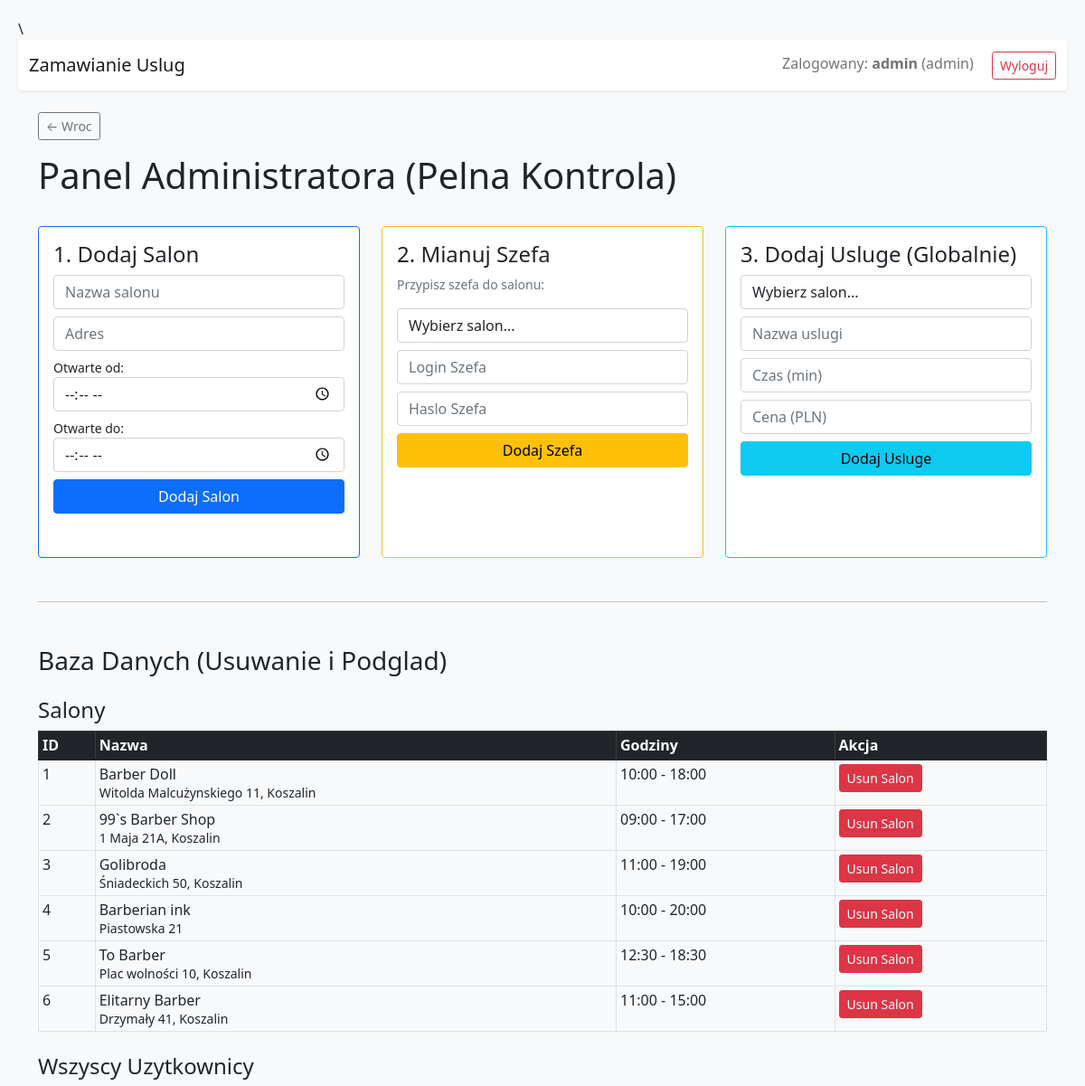
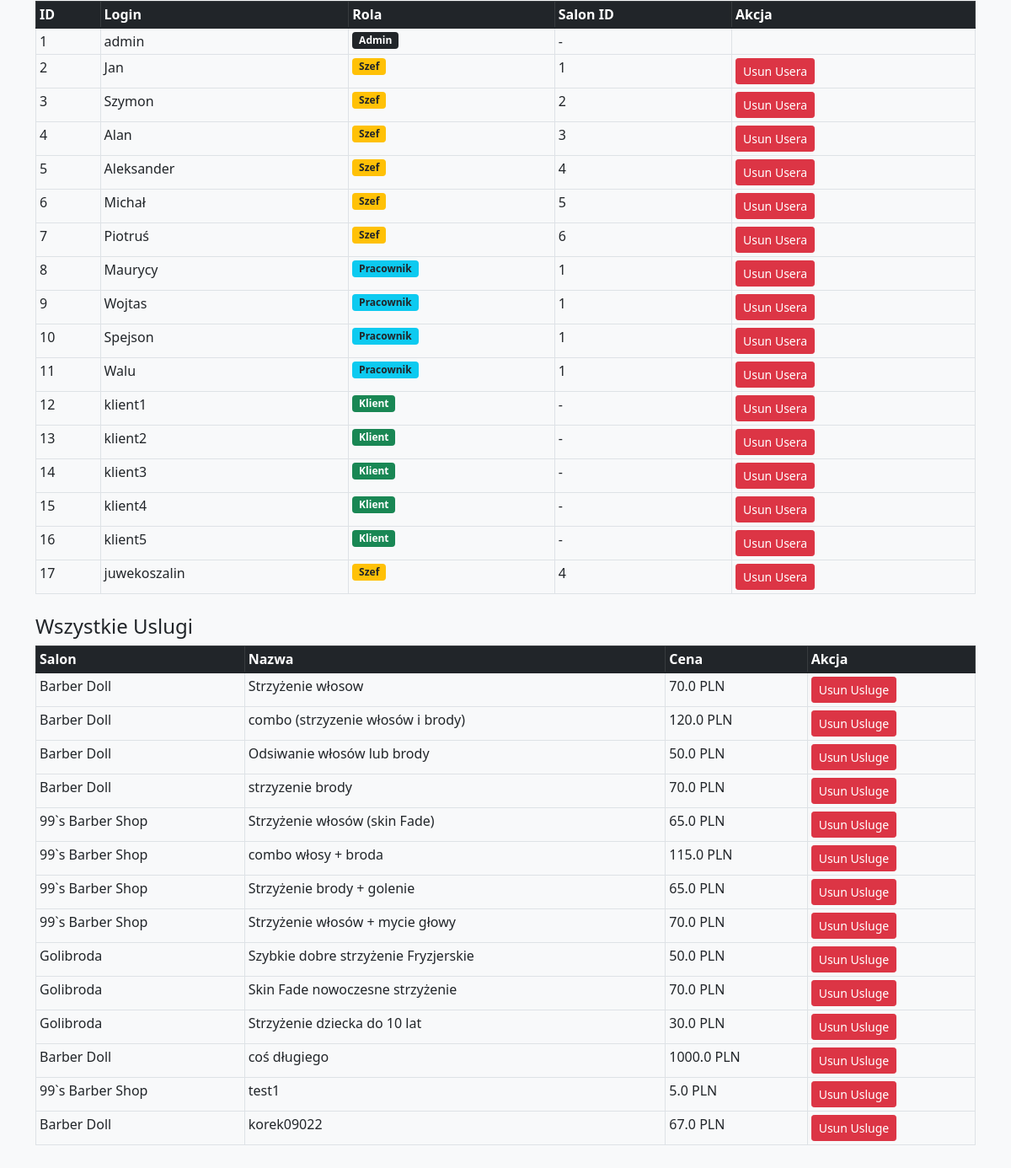
The page /admin (signed in) on the database its author committed (2 pictures, top to bottom).
### app.py (models this page shows)
class User(UserMixin, db.Model):
    id = db.Column(db.Integer, primary_key=True)
    username = db.Column(db.String(100), unique=True, nullable=False)
    password = db.Column(db.String(100), nullable=False)
    role = db.Column(db.String(50), nullable=False)
    salon_id = db.Column(db.Integer, db.ForeignKey('salon.id'), nullable=True)
    work_days = db.Column(db.String(20), default="0,1,2,3,4")
    breaks_json = db.Column(db.String(1000), default="{}")
    reviews_received = db.relationship('Review', foreign_keys='Review.employee_id', backref='employee_reviewed', lazy=True)

class Salon(db.Model):
    id = db.Column(db.Integer, primary_key=True)
    name = db.Column(db.String(100), nullable=False)
    address = db.Column(db.String(200), nullable=False)
    open_from = db.Column(db.String(5), nullable=False, default="09:00")
    open_to = db.Column(db.String(5), nullable=False, default="17:00")
    margin_type = db.Column(db.String(10), default='percent')
    margin_value = db.Column(db.Float, default=0.0)
    services = db.relationship('Service', backref='salon', cascade="all, delete-orphan", lazy=True)
    users = db.relationship('User', backref='salon', lazy=True)
    appointments = db.relationship('Appointment', backref='salon_ref', cascade="all, delete-orphan", lazy=True)

class Service(db.Model):
    id = db.Column(db.Integer, primary_key=True)
    name = db.Column(db.String(100), nullable=False)
    duration = db.Column(db.Integer, nullable=False)
    price = db.Column(db.Float, nullable=False)
    salon_id = db.Column(db.Integer, db.ForeignKey('salon.id'), nullable=False)

### app.py (the view, shortened to what this page needs)
@app.route('/admin', methods=['GET', 'POST'])
@login_required
def admin_panel():
    if current_user.role != 'admin': return redirect(url_for('index'))
    return render_template('admin.html', salons=Salon.query.all(), users=User.query.all(), services=Service.query.all())

### app.py (called while the page is built)
@login_manager.user_loader
def load_user(user_id):
    return db.session.get(User, int(user_id))

### templates/admin.html (shortened to what this page needs)
{% extends 'base.html' %}
{% block content %}
<div class="d-flex justify-content-between align-items-center mb-4">
    <h1>Panel Administratora (Pelna Kontrola)</h1>
</div>
<div class="row">
    <div class="col-md-4">
        <div class="card p-3 mb-3 border-primary h-100">
            <h4>1. Dodaj Salon</h4>
            <form method="POST">
                <input type="text" name="name" placeholder="Nazwa salonu" class="form-control mb-2" required>
                <input type="text" name="address" placeholder="Adres" class="form-control mb-2" required>
                <label class="small">Otwarte od:</label>
                <input type="time" name="open_from" class="form-control mb-2" required>
                <label class="small">Otwarte do:</label>
                <input type="time" name="open_to" class="form-control mb-2" required>
                <button class="btn btn-primary w-100">Dodaj Salon</button>
            </form>
        </div>
    </div>
    <div class="col-md-4">
        <div class="card p-3 mb-3 border-warning h-100">
            <h4>2. Mianuj Szefa</h4>
            <p class="small text-muted">Przypisz szefa do salonu:</p>
            <form method="POST">
                <select name="salon_id" class="form-control mb-2" required>
                    <option value="" disabled selected>Wybierz salon...</option>
                </select>
                <input type="text" name="username" placeholder="Login Szefa" class="form-control mb-2" required>
                <input type="password" name="password" placeholder="Haslo Szefa" class="form-control mb-2" required>
                <button class="btn btn-warning w-100">Dodaj Szefa</button>
            </form>
        </div>
    </div>
    <div class="col-md-4">
        <div class="card p-3 mb-3 border-info h-100">
            <h4>3. Dodaj Usluge (Globalnie)</h4>
            <form method="POST">
                <select name="salon_id" class="form-control mb-2" required>
                    <option value="" disabled selected>Wybierz salon...</option>
                </select>
                <input type="text" name="name" placeholder="Nazwa uslugi" class="form-control mb-2" required>
                <input type="number" name="duration" placeholder="Czas (min)" class="form-control mb-2" required>
                <input type="number" name="price" placeholder="Cena (PLN)" class="form-control mb-2" required>
                <button class="btn btn-info w-100">Dodaj Usluge</button>
            </form>
        </div>
    </div>
</div>
<hr class="my-5">
<h3>Baza Danych (Usuwanie i Podglad)</h3>
<h4 class="mt-4">Salony</h4>
<table class="table table-bordered table-sm">
    <thead class="table-dark"><tr><th>ID</th><th>Nazwa</th><th>Godziny</th><th>Akcja</th></tr></thead>
    <tbody>
        {% for salon in salons %}
        <tr>
            <td>{{ salon.id }}</td>
            <td>{{ salon.name }}<br><small>{{ salon.address }}</small></td>
            <td>{{ salon.open_from }} - {{ salon.open_to }}</td>
            <td>
                <a href="/delete/salon/{{ salon.id }}" class="btn btn-danger btn-sm" onclick="return confirm('Czy na pewno usunac salon? Znikna tez jego pracownicy i uslugi!')">Usun Salon</a>
            </td>
        </tr>
        {% endfor %}
    </tbody>
</table>
<h4 class="mt-4">Wszyscy Uzytkownicy</h4>
<table class="table table-bordered table-sm">
    <thead class="table-dark"><tr><th>ID</th><th>Login</th><th>Rola</th><th>Salon ID</th><th>Akcja</th></tr></thead>
    <tbody>
        {% for user in users %}
        <tr>
            <td>{{ user.id }}</td>
            <td>{{ user.username }}</td>
            <td>
                {% if user.role == 'admin' %}<span class="badge bg-dark">Admin</span>
                {% elif user.role == 'szef' %}<span class="badge bg-warning text-dark">Szef</span>
                {% elif user.role == 'pracownik' %}<span class="badge bg-info text-dark">Pracownik</span>
                {% else %}<span class="badge bg-success">Klient</span>
                {% endif %}
            </td>
            <td>{{ user.salon_id if user.salon_id else '-' }}</td>
            <td>
                {% if user.role != 'admin' %}
                <a href="/delete/user/{{ user.id }}" class="btn btn-danger btn-sm" onclick="return confirm('Usunac uzytkownika?')">Usun Usera</a>
                {% endif %}
            </td>
        </tr>
        {% endfor %}
    </tbody>
</table>
<h4 class="mt-4">Wszystkie Uslugi</h4>
<table class="table table-bordered table-sm">
    <thead class="table-dark"><tr><th>Salon</th><th>Nazwa</th><th>Cena</th><th>Akcja</th></tr></thead>
    <tbody>
        {% for service in services %}
        <tr>
            <td>{{ service.salon.name }}</td>
            <td>{{ service.name }}</td>
            <td>{{ service.price }} PLN</td>
            <td>
                <a href="/delete/service/{{ service.id }}" class="btn btn-danger btn-sm" onclick="return confirm('Usunac usluge?')">Usun Usluge</a>
            </td>
        </tr>
        {% endfor %}
    </tbody>
</table>
{% endblock %}

### templates/base.html (shortened to what this page needs)
\<!DOCTYPE html>
<html>
<head>
    <link href="https://cdn.jsdelivr.net/npm/bootstrap@5.1.3/dist/css/bootstrap.min.css" rel="stylesheet">
</head>
<body>
    <nav class="navbar navbar-expand-lg navbar-light bg-white shadow-sm mb-4 rounded">
        <div class="container-fluid">
            <a class="navbar-brand" href="/">Zamawianie Uslug</a>
            <div>
                {% if current_user.is_authenticated %}
                    <span class="navbar-text me-3 d-none d-md-inline">
                        Zalogowany: <b>{{ current_user.username }}</b> ({{ current_user.role }})
                    </span>
                    <a href="/logout" class="btn btn-outline-danger btn-sm">Wyloguj</a>
                {% else %}
                    <a href="/login" class="btn btn-primary btn-sm">Zaloguj</a>
                    <a href="/register" class="btn btn-secondary btn-sm">Rejestracja</a>
                {% endif %}
            </div>
        </div>
    </nav>
    <div class="container">
        {% if request.path != '/' %}
        <div class="back-btn">
            <button onclick="history.back()" class="btn btn-outline-secondary btn-sm">
                &larr; Wroc
            </button>
        </div>
        {% endif %}
        {% block content %}{% endblock %}
    </div>
</body>
</html>

### templates/base.html (style rules this page uses)
body { padding: 20px; background-color: #f8f9fa; }
.back-btn { margin-bottom: 15px; }

### rows shown on the page
User: username "admin", role "admin", id "1", shows "Admin", salon_id "-"
Salon: id "1", name "Barber Doll", address "Witolda Malcużynskiego 11, Koszalin", open_from "10:00", open_to "18:00"
Salon: id "2", name "99`s Barber Shop", address "1 Maja 21A, Koszalin", open_from "09:00", open_to "17:00"
Salon: id "3", name "Golibroda", address "Śniadeckich 50, Koszalin", open_from "11:00", open_to "19:00"
Salon: id "4", name "Barberian ink", address "Piastowska 21", open_from "10:00", open_to "20:00"
Salon: id "5", name "To Barber", address "Plac wolności 10, Koszalin", open_from "12:30", open_to "18:30"
Salon: id "6", name "Elitarny Barber", address "Drzymały 41, Koszalin", open_from "11:00", open_to "15:00"
User: id "2", username "Jan", role "Szef", salon "1"
User: id "3", username "Szymon", role "Szef", salon "2"
User: id "4", username "Alan", role "Szef", salon "3"
User: id "5", username "Aleksander", role "Szef", salon "4"
User: id "6", username "Michał", role "Szef", salon "5"
User: id "7", username "Piotruś", role "Szef", salon "6"
User: id "8", username "Maurycy", role "Pracownik", salon "1"
User: id "9", username "Wojtas", role "Pracownik", salon "1"
User: id "10", username "Spejson", role "Pracownik", salon "1"
User: id "11", username "Walu", role "Pracownik", salon "1"
User: id "12", username "klient1", role "Klient", salon_id "-"
User: id "13", username "klient2", role "Klient", salon_id "-"
User: id "14", username "klient3", role "Klient", salon_id "-"
User: id "15", username "klient4", role "Klient", salon_id "-"
User: id "16", username "klient5", role "Klient", salon_id "-"
User: id "17", username "juwekoszalin", role "Szef", salon "4"
Service: salon.name "Barber Doll", name "Strzyżenie włosow", price "70.0"
Service: salon.name "Barber Doll", name "combo (strzyzenie włosów i brody)", price "120.0"
Service: salon.name "Barber Doll", name "Odsiwanie włosów lub brody", price "50.0"
Service: salon.name "Barber Doll", name "strzyzenie brody", price "70.0"
Service: salon.name "99`s Barber Shop", name "Strzyżenie włosów (skin Fade)", price "65.0"
Service: salon.name "99`s Barber Shop", name "combo włosy + broda", price "115.0"
Service: salon.name "99`s Barber Shop", name "Strzyżenie brody + golenie", price "65.0"
Service: salon.name "99`s Barber Shop", name "Strzyżenie włosów + mycie głowy", price "70.0"
Service: salon.name "Golibroda", name "Szybkie dobre strzyżenie Fryzjerskie", price "50.0"
Service: salon.name "Golibroda", name "Skin Fade nowoczesne strzyżenie", price "70.0"
Service: salon.name "Golibroda", name "Strzyżenie dziecka do 10 lat", price "30.0"
Service: salon.name "Barber Doll", name "coś długiego", price "1000.0"
Service: salon.name "99`s Barber Shop", name "test1", price "5.0"
Service: salon.name "Barber Doll", name "korek09022", price "67.0"
